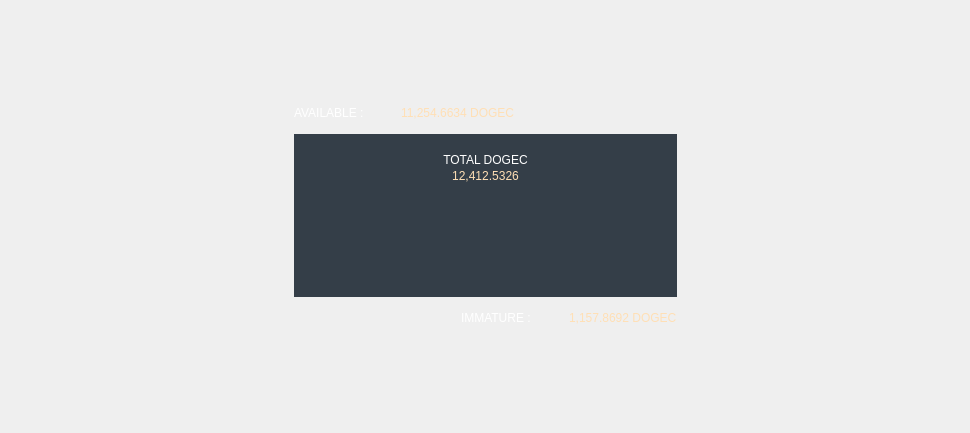
<?xml version="1.0" encoding="UTF-8"?>
<ui version="4.0">
 <class>page1</class>
 <widget class="QWidget" name="page1">
  <property name="geometry">
   <rect>
    <x>0</x>
    <y>0</y>
    <width>970</width>
    <height>433</height>
   </rect>
  </property>
  <property name="minimumSize">
   <size>
    <width>0</width>
    <height>433</height>
   </size>
  </property>
  <property name="maximumSize">
   <size>
    <width>16777215</width>
    <height>16777215</height>
   </size>
  </property>
  <property name="windowTitle">
   <string>Form</string>
  </property>
  <property name="styleSheet">
   <string notr="true"/>
  </property>
  <layout class="QVBoxLayout" name="verticalLayout">
   <item>
    <spacer name="verticalSpacer">
     <property name="orientation">
      <enum>Qt::Vertical</enum>
     </property>
     <property name="sizeHint" stdset="0">
      <size>
       <width>20</width>
       <height>40</height>
      </size>
     </property>
    </spacer>
   </item>
   <item>
    <layout class="QHBoxLayout" name="horizontalLayout">
     <property name="spacing">
      <number>0</number>
     </property>
     <item>
      <spacer name="horizontalSpacer">
       <property name="orientation">
        <enum>Qt::Horizontal</enum>
       </property>
       <property name="sizeHint" stdset="0">
        <size>
         <width>40</width>
         <height>20</height>
        </size>
       </property>
      </spacer>
     </item>
     <item>
      <spacer name="verticalSpacer_4">
       <property name="orientation">
        <enum>Qt::Vertical</enum>
       </property>
       <property name="sizeType">
        <enum>QSizePolicy::Fixed</enum>
       </property>
       <property name="sizeHint" stdset="0">
        <size>
         <width>20</width>
         <height>230</height>
        </size>
       </property>
      </spacer>
     </item>
     <item>
      <layout class="QVBoxLayout" name="verticalLayout_2">
       <property name="spacing">
        <number>10</number>
       </property>
       <item>
        <layout class="QHBoxLayout" name="horizontalLayout_5">
         <property name="spacing">
          <number>7</number>
         </property>
         <item>
          <widget class="QLabel" name="label_available">
           <property name="sizePolicy">
            <sizepolicy hsizetype="Fixed" vsizetype="Fixed">
             <horstretch>0</horstretch>
             <verstretch>0</verstretch>
            </sizepolicy>
           </property>
           <property name="minimumSize">
            <size>
             <width>100</width>
             <height>18</height>
            </size>
           </property>
           <property name="maximumSize">
            <size>
             <width>100</width>
             <height>18</height>
            </size>
           </property>
           <property name="styleSheet">
            <string notr="true">background-color: transparent;
color: #ffffff;</string>
           </property>
           <property name="frameShape">
            <enum>QFrame::NoFrame</enum>
           </property>
           <property name="text">
            <string>AVAILABLE :</string>
           </property>
          </widget>
         </item>
         <item>
          <widget class="QLabel" name="label_available_value">
           <property name="sizePolicy">
            <sizepolicy hsizetype="Preferred" vsizetype="Fixed">
             <horstretch>0</horstretch>
             <verstretch>0</verstretch>
            </sizepolicy>
           </property>
           <property name="minimumSize">
            <size>
             <width>0</width>
             <height>18</height>
            </size>
           </property>
           <property name="maximumSize">
            <size>
             <width>16777215</width>
             <height>18</height>
            </size>
           </property>
           <property name="styleSheet">
            <string notr="true">background-color: transparent;
color: #ffdfb5;</string>
           </property>
           <property name="frameShape">
            <enum>QFrame::NoFrame</enum>
           </property>
           <property name="text">
            <string>11,254.6634 DOGEC</string>
           </property>
          </widget>
         </item>
         <item>
          <spacer name="horizontalSpacer_3">
           <property name="orientation">
            <enum>Qt::Horizontal</enum>
           </property>
           <property name="sizeHint" stdset="0">
            <size>
             <width>40</width>
             <height>20</height>
            </size>
           </property>
          </spacer>
         </item>
         <item>
          <spacer name="verticalSpacer_5">
           <property name="orientation">
            <enum>Qt::Vertical</enum>
           </property>
           <property name="sizeType">
            <enum>QSizePolicy::Fixed</enum>
           </property>
           <property name="sizeHint" stdset="0">
            <size>
             <width>20</width>
             <height>18</height>
            </size>
           </property>
          </spacer>
         </item>
        </layout>
       </item>
       <item>
        <layout class="QVBoxLayout" name="verticalLayout_3">
         <property name="spacing">
          <number>0</number>
         </property>
         <property name="leftMargin">
          <number>0</number>
         </property>
         <property name="topMargin">
          <number>0</number>
         </property>
         <property name="rightMargin">
          <number>0</number>
         </property>
         <item>
          <layout class="QHBoxLayout" name="horizontalLayout_3">
           <property name="spacing">
            <number>0</number>
           </property>
           <item>
            <widget class="QLabel" name="label_total">
             <property name="sizePolicy">
              <sizepolicy hsizetype="Preferred" vsizetype="Fixed">
               <horstretch>0</horstretch>
               <verstretch>0</verstretch>
              </sizepolicy>
             </property>
             <property name="minimumSize">
              <size>
               <width>383</width>
               <height>35</height>
              </size>
             </property>
             <property name="maximumSize">
              <size>
               <width>16777215</width>
               <height>35</height>
              </size>
             </property>
             <property name="styleSheet">
              <string notr="true">background-color: #343e48;
color: #ffffff;
padding-top: 17px;</string>
             </property>
             <property name="text">
              <string>TOTAL DOGEC</string>
             </property>
             <property name="alignment">
              <set>Qt::AlignCenter</set>
             </property>
             <property name="margin">
              <number>17</number>
             </property>
             <property name="indent">
              <number>0</number>
             </property>
            </widget>
           </item>
          </layout>
         </item>
         <item>
          <layout class="QHBoxLayout" name="horizontalLayout_2">
           <item>
            <widget class="QLabel" name="label_total_value">
             <property name="sizePolicy">
              <sizepolicy hsizetype="Preferred" vsizetype="Fixed">
               <horstretch>0</horstretch>
               <verstretch>0</verstretch>
              </sizepolicy>
             </property>
             <property name="minimumSize">
              <size>
               <width>383</width>
               <height>128</height>
              </size>
             </property>
             <property name="styleSheet">
              <string notr="true">padding-left:95px;
padding-right:95px;
background-color: #343e48;
color: #ffdfb5;
</string>
             </property>
             <property name="text">
              <string>12,412.5326</string>
             </property>
             <property name="alignment">
              <set>Qt::AlignHCenter|Qt::AlignTop</set>
             </property>
             <property name="margin">
              <number>-30</number>
             </property>
             <property name="indent">
              <number>0</number>
             </property>
            </widget>
           </item>
          </layout>
         </item>
        </layout>
       </item>
       <item>
        <layout class="QHBoxLayout" name="horizontalLayout_4">
         <property name="spacing">
          <number>7</number>
         </property>
         <item>
          <spacer name="horizontalSpacer_4">
           <property name="orientation">
            <enum>Qt::Horizontal</enum>
           </property>
           <property name="sizeHint" stdset="0">
            <size>
             <width>40</width>
             <height>20</height>
            </size>
           </property>
          </spacer>
         </item>
         <item>
          <widget class="QLabel" name="label_immature">
           <property name="sizePolicy">
            <sizepolicy hsizetype="Fixed" vsizetype="Fixed">
             <horstretch>0</horstretch>
             <verstretch>0</verstretch>
            </sizepolicy>
           </property>
           <property name="minimumSize">
            <size>
             <width>101</width>
             <height>18</height>
            </size>
           </property>
           <property name="maximumSize">
            <size>
             <width>101</width>
             <height>18</height>
            </size>
           </property>
           <property name="styleSheet">
            <string notr="true">background-color: transparent;
color: #ffffff;</string>
           </property>
           <property name="frameShape">
            <enum>QFrame::NoFrame</enum>
           </property>
           <property name="text">
            <string>IMMATURE :</string>
           </property>
          </widget>
         </item>
         <item>
          <widget class="QLabel" name="label_immature_value">
           <property name="sizePolicy">
            <sizepolicy hsizetype="Preferred" vsizetype="Fixed">
             <horstretch>0</horstretch>
             <verstretch>18</verstretch>
            </sizepolicy>
           </property>
           <property name="minimumSize">
            <size>
             <width>0</width>
             <height>18</height>
            </size>
           </property>
           <property name="styleSheet">
            <string notr="true">background-color: transparent;
color: #ffdfb5;</string>
           </property>
           <property name="frameShape">
            <enum>QFrame::NoFrame</enum>
           </property>
           <property name="text">
            <string>1,157.8692 DOGEC</string>
           </property>
          </widget>
         </item>
        </layout>
       </item>
      </layout>
     </item>
     <item>
      <spacer name="verticalSpacer_3">
       <property name="orientation">
        <enum>Qt::Vertical</enum>
       </property>
       <property name="sizeType">
        <enum>QSizePolicy::Fixed</enum>
       </property>
       <property name="sizeHint" stdset="0">
        <size>
         <width>20</width>
         <height>230</height>
        </size>
       </property>
      </spacer>
     </item>
     <item>
      <spacer name="horizontalSpacer_2">
       <property name="orientation">
        <enum>Qt::Horizontal</enum>
       </property>
       <property name="sizeHint" stdset="0">
        <size>
         <width>40</width>
         <height>20</height>
        </size>
       </property>
      </spacer>
     </item>
    </layout>
   </item>
   <item>
    <spacer name="verticalSpacer_2">
     <property name="orientation">
      <enum>Qt::Vertical</enum>
     </property>
     <property name="sizeHint" stdset="0">
      <size>
       <width>20</width>
       <height>40</height>
      </size>
     </property>
    </spacer>
   </item>
  </layout>
 </widget>
 <resources/>
 <connections/>
</ui>
